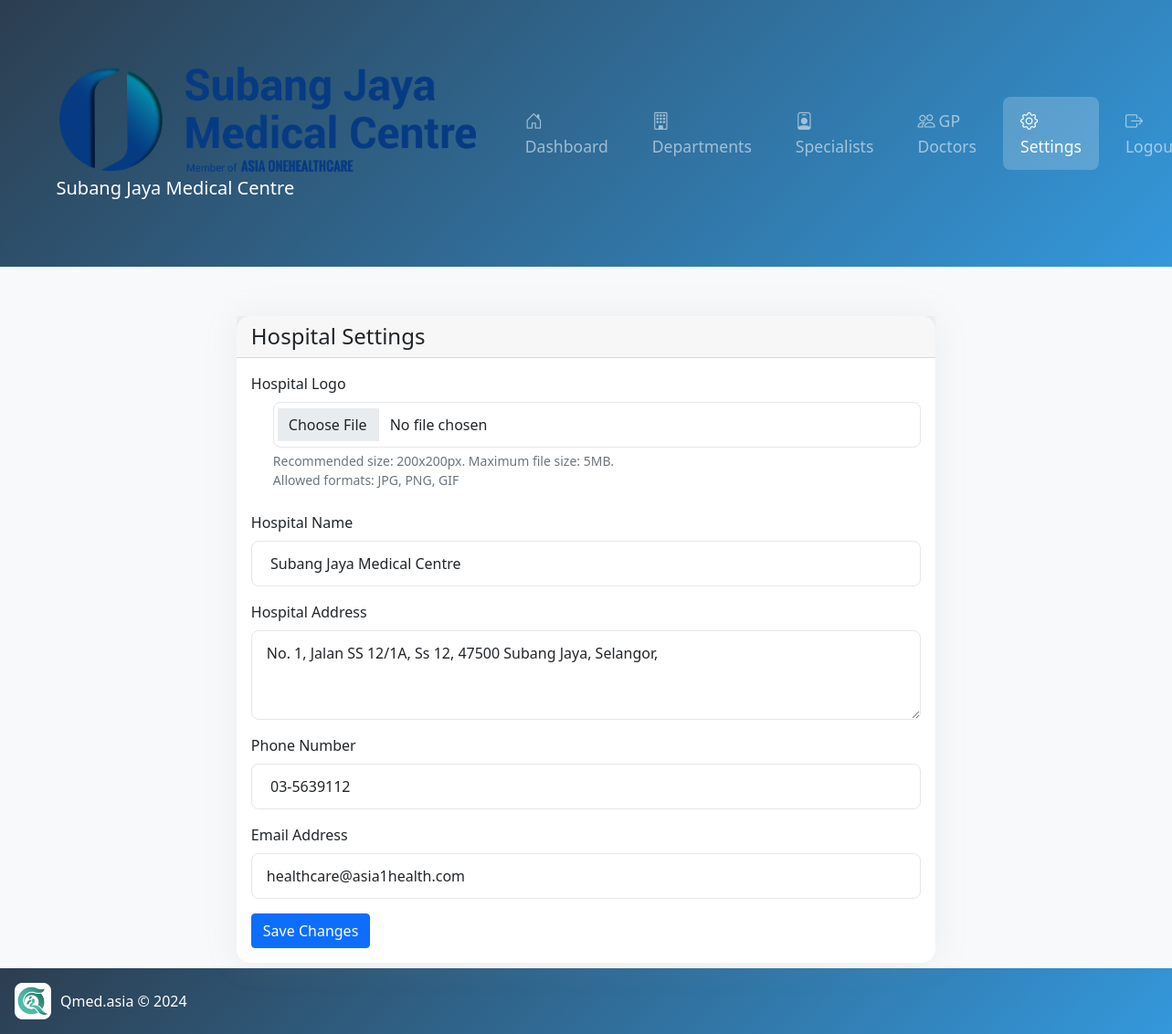
Page /settings.php (signed in) on the committed database.
### tables this page shows
CREATE TABLE `hospital_settings` (
  `id` int NOT NULL AUTO_INCREMENT,
  `hospital_name` varchar(255) NOT NULL,
  `hospital_address` text NOT NULL,
  `hospital_phone` varchar(50) NOT NULL,
  `hospital_email` varchar(255) NOT NULL,
  `updated_at` timestamp NULL DEFAULT CURRENT_TIMESTAMP ON UPDATE CURRENT_TIMESTAMP,
  `hospital_logo` varchar(255) DEFAULT NULL,
  PRIMARY KEY (`id`)
);

### settings.php (the view, shortened to what this page needs)
<?php
$db = require_once 'config/db.php';
try {
    $stmt = $db->query("SELECT * FROM hospital_settings WHERE id = 1");
    $settings = $stmt->fetch(PDO::FETCH_ASSOC);
} catch(PDOException $e) {
    error_log("Settings fetch error: " . $e->getMessage());
    $error_message = "An error occurred while fetching settings.";
}
?>
<!DOCTYPE html>
<html lang="en">
<head>
    <link href="https://cdn.jsdelivr.net/npm/bootstrap@5.1.3/dist/css/bootstrap.min.css" rel="stylesheet">
    <link href="assets/css/style.css" rel="stylesheet">
</head>
<body>
    <?php
    require_once 'includes/navbar.php';
    ?>
    <div class="container py-4">
        <div class="row justify-content-center">
            <div class="col-md-8">
                <div class="card">
                    <div class="card-header">
                        <h4 class="mb-0">Hospital Settings</h4>
                    </div>
                    <div class="card-body">
                        <form method="POST" enctype="multipart/form-data">
                            <div class="mb-4">
                                <label for="hospital_logo" class="form-label">Hospital Logo</label>
                                <div class="row align-items-center">
                                    <div class="col">
                                        <input type="file" class="form-control" id="hospital_logo" name="hospital_logo"
                                               accept="image/jpeg,image/png,image/gif">
                                        <div class="form-text">
                                            Recommended size: 200x200px. Maximum file size: 5MB.<br>
                                            Allowed formats: JPG, PNG, GIF
                                        </div>
                                    </div>
                                </div>
                            </div>
                            <div class="mb-3">
                                <label for="hospital_name" class="form-label">Hospital Name</label>
                                <input type="text" class="form-control" id="hospital_name" name="hospital_name"
                                       value="<?php echo htmlspecialchars($settings['hospital_name'] ?? ''); ?>" required>
                            </div>
                            <div class="mb-3">
                                <label for="hospital_address" class="form-label">Hospital Address</label>
                                <textarea class="form-control" id="hospital_address" name="hospital_address"
                                          rows="3" required><?php echo htmlspecialchars($settings['hospital_address'] ?? ''); ?></textarea>
                            </div>
                            <div class="mb-3">
                                <label for="hospital_phone" class="form-label">Phone Number</label>
                                <input type="tel" class="form-control" id="hospital_phone" name="hospital_phone"
                                       value="<?php echo htmlspecialchars($settings['hospital_phone'] ?? ''); ?>" required>
                            </div>
                            <div class="mb-3">
                                <label for="hospital_email" class="form-label">Email Address</label>
                                <input type="email" class="form-control" id="hospital_email" name="hospital_email"
                                       value="<?php echo htmlspecialchars($settings['hospital_email'] ?? ''); ?>" required>
                            </div>
                            <button type="submit" class="btn btn-primary">Save Changes</button>
                        </form>
                    </div>
                </div>
            </div>
        </div>
    </div>
</body>
</html>

### assets/css/style.css (style rules this page uses)
:root { --primary-bg: #f8f9fe; --primary-color: #4e73df; --secondary-color: #224abe; --success-color: #2dd4bf; --success-dark: #14b8a6; --card-shadow: 0 0 35px 0 rgba(154,161,171,.15); --card-border-radius: 15px; --header-height: 70px; }
body { background-color: var(--primary-bg); font-family: 'Inter', sans-serif; min-height: 100vh; }
.card { border: none; border-radius: var(--card-border-radius); box-shadow: var(--card-shadow); margin-bottom: 1.5rem; }
.form-control { border-radius: 8px; padding: 0.75rem 1rem; border: 1px solid #e5e7eb; }

### includes/navbar.php (style rules this page uses)
:root { --primary-color: #2c3e50; --secondary-color: #3498db; }
body { background-color: #f8f9fa; font-family: 'Segoe UI', Tahoma, Geneva, Verdana, sans-serif; }
.container { max-width: 1200px; margin: 30px auto; padding: 20px; }

### rows in the picture
hospital_settings: hospital_name "Subang Jaya Medical Centre", hospital_address "No. 1, Jalan SS 12/1A, Ss 12, 47500 Subang Jaya, Selangor,", hospital_phone "03-5639112", hospital_email "healthcare@asia1health.com"

### other values in the picture
$hospitalSettings['hospital_name'] "Subang Jaya Medical Centre"
